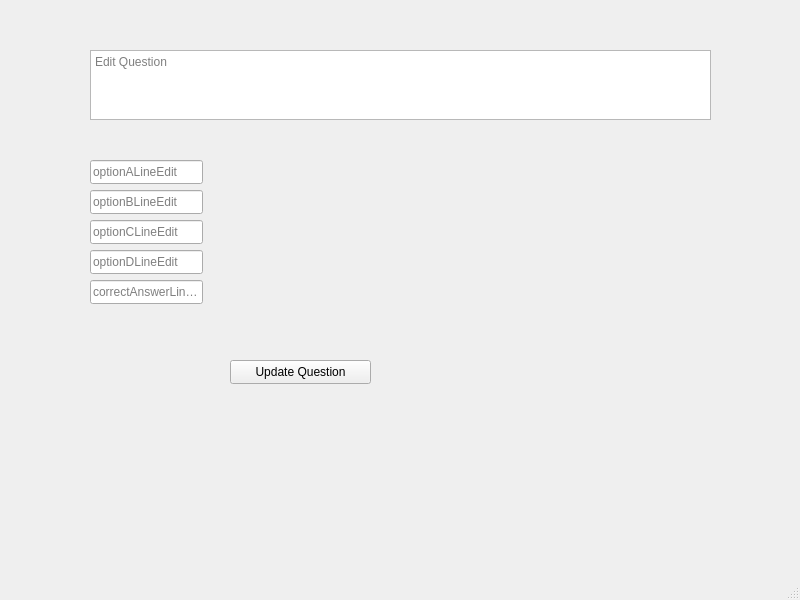
<?xml version="1.0" encoding="UTF-8"?>
<ui version="4.0">
 <class>EditQuestion</class>
 <widget class="QMainWindow" name="EditQuestion">
  <property name="geometry">
   <rect>
    <x>0</x>
    <y>0</y>
    <width>800</width>
    <height>600</height>
   </rect>
  </property>
  <property name="windowTitle">
   <string>MainWindow</string>
  </property>
  <widget class="QWidget" name="centralwidget">
   <widget class="QLineEdit" name="optionALineEdit">
    <property name="geometry">
     <rect>
      <x>90</x>
      <y>160</y>
      <width>113</width>
      <height>24</height>
     </rect>
    </property>
    <property name="placeholderText">
     <string>optionALineEdit</string>
    </property>
   </widget>
   <widget class="QLineEdit" name="correctAnswerLineEdit">
    <property name="geometry">
     <rect>
      <x>90</x>
      <y>280</y>
      <width>113</width>
      <height>24</height>
     </rect>
    </property>
    <property name="placeholderText">
     <string>correctAnswerLineEdit</string>
    </property>
   </widget>
   <widget class="QLineEdit" name="optionDLineEdit">
    <property name="geometry">
     <rect>
      <x>90</x>
      <y>250</y>
      <width>113</width>
      <height>24</height>
     </rect>
    </property>
    <property name="placeholderText">
     <string>optionDLineEdit</string>
    </property>
   </widget>
   <widget class="QLineEdit" name="optionCLineEdit">
    <property name="geometry">
     <rect>
      <x>90</x>
      <y>220</y>
      <width>113</width>
      <height>24</height>
     </rect>
    </property>
    <property name="placeholderText">
     <string>optionCLineEdit</string>
    </property>
   </widget>
   <widget class="QLineEdit" name="optionBLineEdit">
    <property name="geometry">
     <rect>
      <x>90</x>
      <y>190</y>
      <width>113</width>
      <height>24</height>
     </rect>
    </property>
    <property name="placeholderText">
     <string>optionBLineEdit</string>
    </property>
   </widget>
   <widget class="QPushButton" name="updateButton">
    <property name="geometry">
     <rect>
      <x>230</x>
      <y>360</y>
      <width>141</width>
      <height>24</height>
     </rect>
    </property>
    <property name="text">
     <string>Update Question</string>
    </property>
   </widget>
   <widget class="QTextEdit" name="questionTextEdit">
    <property name="geometry">
     <rect>
      <x>90</x>
      <y>50</y>
      <width>621</width>
      <height>70</height>
     </rect>
    </property>
    <property name="placeholderText">
     <string>Edit Question</string>
    </property>
   </widget>
  </widget>
  <widget class="QMenuBar" name="menubar">
   <property name="geometry">
    <rect>
     <x>0</x>
     <y>0</y>
     <width>800</width>
     <height>21</height>
    </rect>
   </property>
  </widget>
  <widget class="QStatusBar" name="statusbar"/>
 </widget>
 <resources/>
 <connections/>
</ui>
